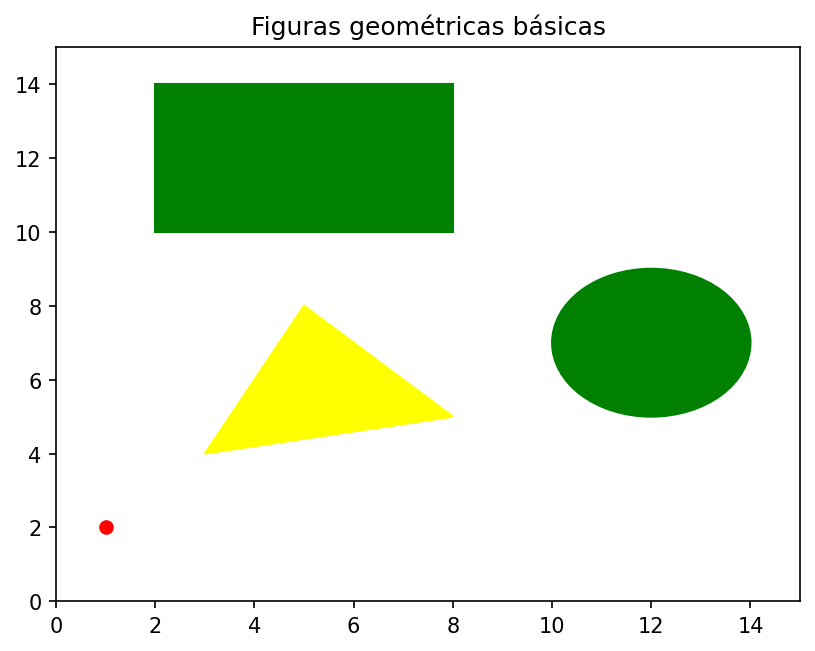

Source code (Python):
# El objetivo del código porpocionado es crear una visualización fráfica de
# figuras geométricas básicas utilizando la biblioteca matplotlib en Python.
# Más especificamente:
# 1. Un putno rojo (usando plt.plot).
# 2. Un rectangulo verde (con plt.Rectangle).
# 3. Un circulo (con plt.Circle).
# 4. Un triángulo (con plt.Polygon).

import matplotlib.path as mpath
import matplotlib.patches as mpatches
import matplotlib.pyplot as plt
from pathlib import Path

# Ajustar figura  y asignar coordenadas
fig = plt.figure()
ax = fig.add_subplot(1, 1, 1)

pp0 = plt.plot(1, 2, marker="o", color="red")
pp1 = plt.Rectangle((2, 10), 6, 4, color="green")
pp2 = plt.Circle((12, 7), radius=2, color="green")
pp3 = plt.Polygon([[8, 5], [3, 4], [5, 8]], color="yellow")

# depict illuctrations
ax.add_patch(pp1)
ax.add_patch(pp2)
ax.add_patch(pp3)
plt.ylim(0, 15)
plt.xlim(0, 15)
plt.title("Figuras geométricas básicas")

if "agg" in plt.get_backend().lower():
	output_path = Path(__file__).with_name("ejercicio-01.png")
	plt.savefig(output_path, dpi=150, bbox_inches="tight")
	print(f"Figura guardada en: {output_path}")
else:
	plt.show()
